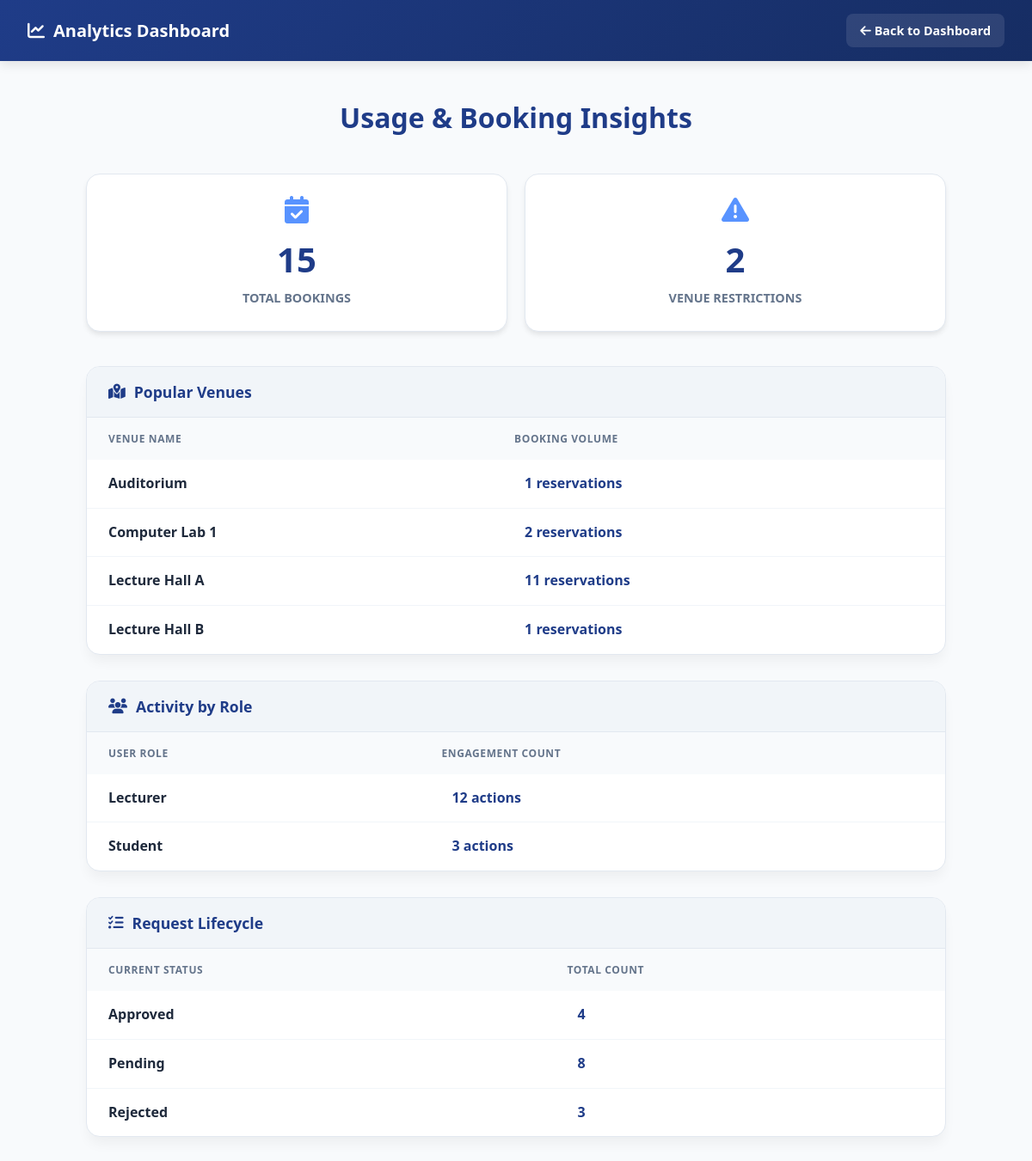
Screenshot of /admin/reports (signed in) with the database file from the repository.
### tables this page shows
CREATE TABLE venue_bookings (
    id INTEGER PRIMARY KEY AUTOINCREMENT,
    title TEXT NOT NULL,
    date TEXT NOT NULL,
    start_time TEXT NOT NULL,
    end_time TEXT NOT NULL,
    location TEXT NOT NULL,
    booked_by TEXT NOT NULL,
    user_role TEXT NOT NULL
, status TEXT DEFAULT 'pending');

### app.py (the view)
@app.route('/admin/reports')
def admin_reports():
    if session.get('role') != 'admin':
        flash("Access denied", "danger")
        return redirect(url_for('dashboard'))
    total_bookings = query_db(
        ADMIN_DB,
        "SELECT COUNT(*) FROM venue_bookings",
        one=True
    )[0]
    bookings_by_venue = query_db(
        ADMIN_DB,
        """
        SELECT location, COUNT(*)
        FROM venue_bookings
        GROUP BY location
        """
    )
    bookings_by_role = query_db(
        ADMIN_DB,
        """
        SELECT user_role, COUNT(*)
        FROM venue_bookings
        GROUP BY user_role
        """
    )
    bookings_by_status = query_db(
        ADMIN_DB,
        """
        SELECT status, COUNT(*)
        FROM venue_bookings
        GROUP BY status
        """
    )
    total_unavailable = query_db(
        ADMIN_DB,
        "SELECT COUNT(*) FROM venue_unavailability",
        one=True
    )[0]
    return render_template(
        'reports.html',
        total_bookings=total_bookings,
        bookings_by_venue=bookings_by_venue,
        bookings_by_role=bookings_by_role,
        bookings_by_status=bookings_by_status,
        total_unavailable=total_unavailable
    )

### app.py (called while the page is built)
def query_db(db, query, args=(), one=False):
    conn = sqlite3.connect(db)
    conn.row_factory = sqlite3.Row
    cur = conn.cursor()
    cur.execute(query, args)
    conn.commit()
    result = cur.fetchall()
    conn.close()
    return result[0] if one and result else result

### templates/reports.html (shortened to what this page needs)
<!DOCTYPE html>
<html lang="en">
<head>
    <link rel="stylesheet" href="https://cdnjs.cloudflare.com/ajax/libs/font-awesome/6.4.0/css/all.min.css">
</head>
<body>
<div class="navbar">
    <h3><i class="fas fa-chart-line"></i> Analytics Dashboard</h3>
    <a href="{{ url_for('dashboard') }}"><i class="fas fa-arrow-left"></i> Back to Dashboard</a>
</div>
<div class="container">
    <div class="page-header">
        <h2>Usage & Booking Insights</h2>
    </div>
    <div class="metrics-grid">
        <div class="metric-card">
            <i class="fas fa-calendar-check"></i>
            <span class="metric-value">{{ total_bookings }}</span>
            <span class="metric-label">Total Bookings</span>
        </div>
        <div class="metric-card">
            <i class="fas fa-exclamation-triangle"></i>
            <span class="metric-value">{{ total_unavailable }}</span>
            <span class="metric-label">Venue Restrictions</span>
        </div>
    </div>
    <div class="report-section">
        <div class="report-header">
            <h3><i class="fas fa-map-marked-alt"></i> Popular Venues</h3>
        </div>
        <table>
            <thead>
                <tr>
                    <th>Venue Name</th>
                    <th>Booking Volume</th>
                </tr>
            </thead>
            <tbody>
                {% for v in bookings_by_venue %}
                <tr>
                    <td><strong>{{ v[0] }}</strong></td>
                    <td><span class="count-badge">{{ v[1] }} reservations</span></td>
                </tr>
                {% endfor %}
            </tbody>
        </table>
    </div>
    <div class="report-section">
        <div class="report-header">
            <h3><i class="fas fa-users"></i> Activity by Role</h3>
        </div>
        <table>
            <thead>
                <tr>
                    <th>User Role</th>
                    <th>Engagement Count</th>
                </tr>
            </thead>
            <tbody>
                {% for r in bookings_by_role %}
                <tr>
                    <td><strong>{{ r[0]|capitalize }}</strong></td>
                    <td><span class="count-badge">{{ r[1] }} actions</span></td>
                </tr>
                {% endfor %}
            </tbody>
        </table>
    </div>
    <div class="report-section">
        <div class="report-header">
            <h3><i class="fas fa-tasks"></i> Request Lifecycle</h3>
        </div>
        <table>
            <thead>
                <tr>
                    <th>Current Status</th>
                    <th>Total Count</th>
                </tr>
            </thead>
            <tbody>
                {% for s in bookings_by_status %}
                <tr>
                    <td><strong>{{ s[0]|capitalize }}</strong></td>
                    <td><span class="count-badge">{{ s[1] }}</span></td>
                </tr>
                {% endfor %}
            </tbody>
        </table>
    </div>
</div>
</body>
</html>

### templates/reports.html (style rules this page uses)
:root { --primary: #1f3c88; --secondary: #5893ff; --bg: #f8fafc; --text: #1e293b; --border: #e2e8f0; --white: #ffffff; }
body { font-family: 'Segoe UI', system-ui, sans-serif; background-color: var(--bg); color: var(--text); margin: 0; line-height: 1.6; }
.navbar { background: linear-gradient(135deg, var(--primary) 0%, #162d63 100%); color: white; padding: 1rem 2rem; display: flex; justify-content: space-between; align-items: center; box-shadow: 0 4px 12px rgba(0,0,0,0.1); position: sticky; top: 0; z-index: 1000; }
.navbar h3 { margin: 0; font-size: 1.25rem; display: flex; align-items: center; gap: 10px; }
.navbar a { color: white; text-decoration: none; font-weight: 600; font-size: 0.9rem; padding: 8px 16px; background: rgba(255,255,255,0.1); border-radius: 8px; transition: all 0.3s; }
.container { max-width: 1000px; margin: 40px auto; padding: 0 20px 60px; }
.page-header { text-align: center; margin-bottom: 40px; }
.page-header h2 { color: var(--primary); font-size: 2rem; margin: 0; }
.metrics-grid { display: grid; grid-template-columns: repeat(auto-fit, minmax(240px, 1fr)); gap: 20px; margin-bottom: 40px; }
.metric-card { background: var(--white); padding: 25px; border-radius: 16px; border: 1px solid var(--border); text-align: center; box-shadow: 0 4px 6px -1px rgba(0, 0, 0, 0.1); }
.metric-card i { font-size: 2rem; color: var(--secondary); margin-bottom: 10px; }
.metric-value { font-size: 2.5rem; font-weight: 800; color: var(--primary); display: block; }
.metric-label { font-size: 0.9rem; color: #64748b; font-weight: 600; text-transform: uppercase; }
.report-section { background: var(--white); border-radius: 16px; border: 1px solid var(--border); margin-bottom: 30px; overflow: hidden; box-shadow: 0 10px 15px -3px rgba(0, 0, 0, 0.05); }
.report-header { background: #f1f5f9; padding: 15px 25px; border-bottom: 1px solid var(--border); }
.report-header h3 { margin: 0; font-size: 1.1rem; color: var(--primary); display: flex; align-items: center; gap: 10px; }
table { width: 100%; border-collapse: collapse; }
th { text-align: left; padding: 15px 25px; background: #f8fafc; color: #64748b; font-size: 0.75rem; text-transform: uppercase; letter-spacing: 0.05em; }
td { padding: 15px 25px; border-bottom: 1px solid #f1f5f9; font-weight: 500; }
tr:last-child td { border-bottom: none; }
.count-badge { background: var(--primary-light); color: var(--primary); padding: 4px 12px; border-radius: 12px; font-weight: 700; }

### rows the page displays
venue_bookings: user_role "Lecturer", id "12"
venue_bookings: status "Approved", id "4"
venue_bookings: status "Rejected", id "3"

### other values shown
{{ total_bookings }} "15"
{{ total_unavailable }} "2"
{{ v[0] }} "Auditorium" "Computer Lab 1" "Lecture Hall A" "Lecture Hall B"
{{ v[1] }} "1" "2" "11" "1"
{{ r[0]|capitalize }} "Student"
{{ r[1] }} "3"
{{ s[0]|capitalize }} "Pending"
{{ s[1] }} "8"
